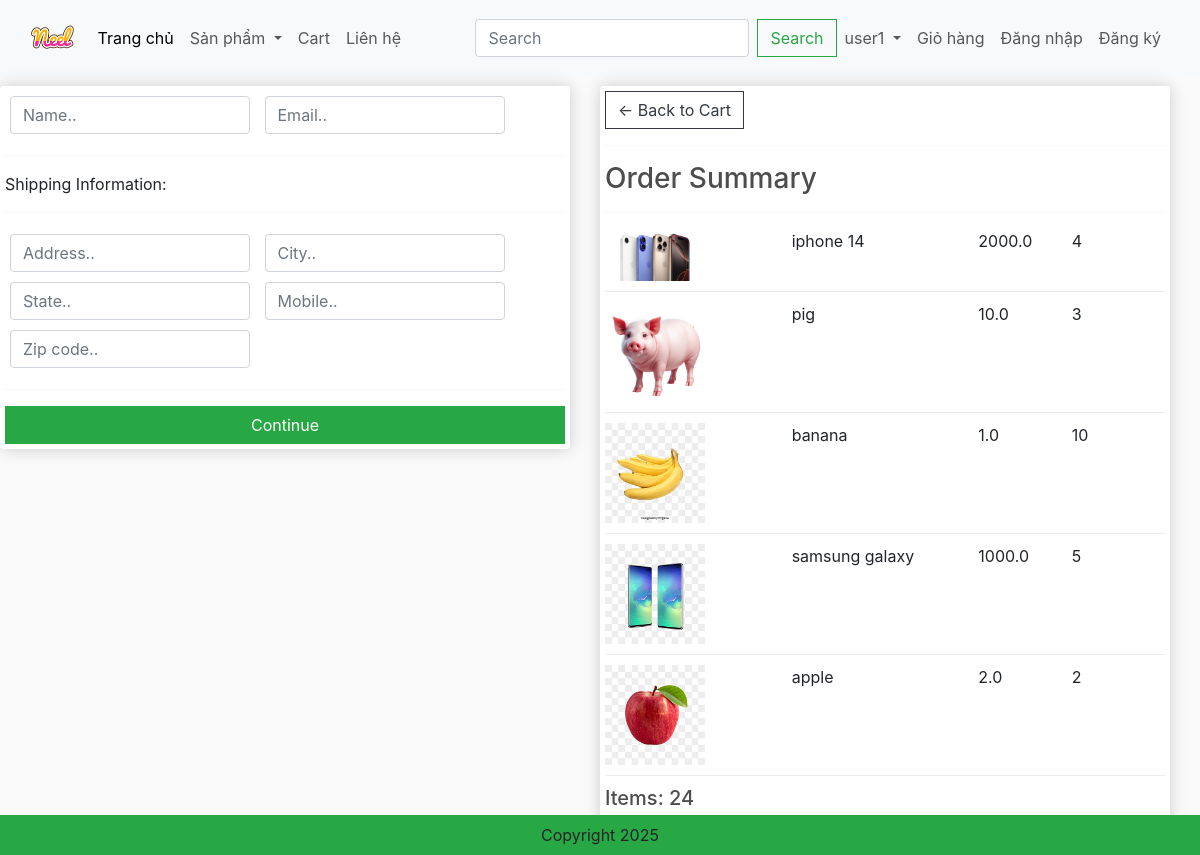
Screenshot of /checkout/ (signed in) with the database file from the repository.
### app/models.py (models this page shows, shortened)
class OrderItem(models.Model):
    product = models.ForeignKey(Product,on_delete=models.SET_NULL,blank=True,null=True)
    order = models.ForeignKey(Order,on_delete=models.SET_NULL,blank=True,null=True)
    quantity = models.IntegerField(default=0,null=True,blank=True)
    date_added = models.DateTimeField(auto_now_add=True)
    @property
    def get_total(self):
        total = self.product.price * self.quantity
        return total

class Product(models.Model):
    name = models.CharField(max_length=200,null=True)
    price = models.FloatField()
    digital = models.BooleanField(default=False,null=True,blank=False)
    image = models.ImageField(null=True,blank=True)
    @property
    def ImageURL(self):
        try:
            url = self.image.url
        except:
            url = ''
        return url

class Order(models.Model):
    customer = models.ForeignKey(Customer,on_delete=models.SET_NULL,blank=True,null=True)
    date_order = models.DateTimeField(auto_now_add=True)
    complete = models.BooleanField(default=False,null=True,blank=False)
    transaction_id = models.CharField(max_length=200,null=True)
    @property
    def get_cart_items(self):
        orderitems = self.orderitem_set.all()
        total = sum([item.quantity for item in orderitems])
        return total
    def get_cart_total(self):
        orderitems = self.orderitem_set.all()
        total = sum([item.get_total for item in orderitems])
        return total

### app/views.py (the view)
# urls.py: path('checkout/', views.checkout, name="checkout"),
def checkout(request):
    if request.user.is_authenticated:
        customer = request.user.customer
        order, created = Order.objects.get_or_create(customer = customer,complete=False)
        items = order.orderitem_set.all()
    else:
        items = []
        order = {'get_cart_items':0, 'get_cart_total':0}
    context={'items':items,'order':order}
    return render(request, 'app/checkout.html',context)

### app/templates/app/checkout.html (shortened to what this page needs)
{% extends 'app/base.html' %}
{% load static %}
{% block content_checkout %}
     <div class="row" style='width:100%'>
		<div class="col-lg-6">
			<div class="box-element" id="form-wrapper">
				<form id="form">
					<div id="user-info">
						<div class="form-field">
							<input required class="form-control" type="text" name="name" placeholder="Name..">
						</div>
						<div class="form-field">
							<input required class="form-control" type="email" name="email" placeholder="Email..">
						</div>
					</div>
					<div id="shipping-info">
						<hr>
						<p>Shipping Information:</p>
						<hr>
						<div class="form-field">
							<input class="form-control" type="text" name="address" placeholder="Address..">
						</div>
						<div class="form-field">
							<input class="form-control" type="text" name="city" placeholder="City..">
						</div>
						<div class="form-field">
							<input class="form-control" type="text" name="state" placeholder="State..">
						</div>
						<div class="form-field">
							<input class="form-control" type="text" name="mobile" placeholder="Mobile..">
						</div>
						<div class="form-field">
							<input class="form-control" type="text" name="country" placeholder="Zip code..">
						</div>
					</div>
					<hr>
					<input id="form-button" class="btn btn-success btn-block" type="submit" value="Continue">
				</form>
			</div>
			<br>
		</div>
		<div class="col-lg-6">
			<div class="box-element">
				<a  class="btn btn-outline-dark" href="{% url 'cart' %}">&#x2190; Back to Cart</a>
				<hr>
				<h3>Order Summary</h3>
				<hr>
				{% for item in items  %}
				<div class="cart-row">
					<div style="flex:2"><img class="row-image" src="{{item.product.ImageURL}}"></div>
					<div style="flex:2"><p>{{item.product.name}}</p></div>
					<div style="flex:1"><p>{{item.product.price}}</p></div>
					<div style="flex:1"><p>{{item.quantity}}</p></div>
				</div>
				{% endfor %}
				<h5>Items: {{order.get_cart_items}}</h5>
				<h5>Total: ${{order.get_cart_total}}</h5>
			</div>
		</div>
	</div>
{% endblock content_checkout %}

### app/static/app/css/main.css (style rules this page uses)
body { background-color: hsl(0, 0%, 98%); }
h1,h2,h3,h4,h5,h6 { color:hsl(0, 0%, 30%); }
.box-element { box-shadow:hsl(0, 0%, 80%) 0 0 16px; background-color: #fff; border-radius: 4px; padding: 5px; }
.col-lg-3, .col-lg-4, .col-lg-6, .col-lg-8, .col-lg-12 { margin-top: 10px; }
.btn { border-radius: 0; }
.row-image { width: 100px; }
.form-field { width:250px; display: inline-block; padding: 5px; }
.cart-row { display: flex; align-items: flex-stretch; padding-bottom: 10px; margin-bottom: 10px; border-bottom: 1px solid #ececec; }

### rows the page displays
OrderItem: product.ImageURL (picture), product.name "iphone 14", product.price "2000.0", quantity "4"
OrderItem: product.ImageURL (picture), product.name "pig", product.price "10.0", quantity "3"
OrderItem: product.ImageURL (picture), product.name "banana", product.price "1.0", quantity "10"
OrderItem: product.ImageURL (picture), product.name "samsung galaxy", product.price "1000.0", quantity "5"
OrderItem: product.ImageURL (picture), product.name "apple", product.price "2.0", quantity "2"
Order: get_cart_items "24"
